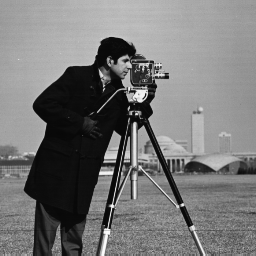
%> input picture labosi/lab-3/2007-08/slike/cameraman.tif, 256 x 256 px
$ octave z322c.m   (GNU Octave 9; MATLAB toolbox functions it lacks are replaced by stand-ins)
%> lines starting %> are read from the running program, lines starting %| are printed output that depends on the picture; in (x1, y1, x2, y2) boxes, pixels count from 0 and x2, y2 are one past the last pixel; in counts of white or black regions, pixels touching at a corner belong together; the program's own positions count from 1
img = imread('cameraman.tif');
%> img is the input picture: size 256x256 uint8; min 7, max 253, mean 118.7
img = double(img);
%> img: size 256x256 double
IMG = fft2(img);
IMG = fftshift(IMG);
figure, imagesc(20*log10(abs(IMG)));
%> after `imagesc(20*log10(abs(IMG)))`:
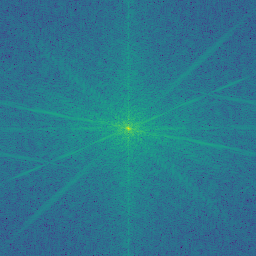
%> displayed picture: size 256x256x3, on the screen's scale of 0 to 255; mean R, G, B 42.6, 119.8, 141.2
figure, imagesc(angle(IMG));
%> after `imagesc(angle(IMG))`:
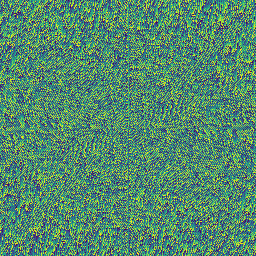
%> displayed picture: size 256x256x3, on the screen's scale of 0 to 255; mean R, G, B 83.4, 137.2, 109.8
A = [cosd(27) -sind(27) 0; sind(27) cosd(27) 0; 0 0 1]
T = maketform('affine', A);
imgT = imtransform(img, T);
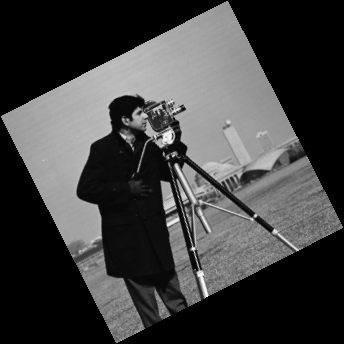
%> imgT: size 344x344 double; min 0, max 250.2, mean 65.1
figure, imshow(img);
figure, imshow(imgT);
%> after `imshow(imgT)`:
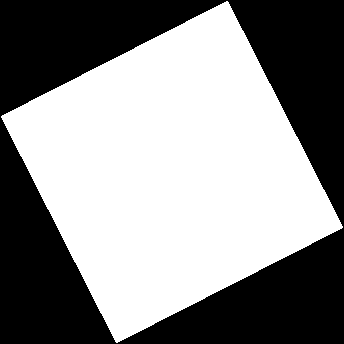
%> displayed picture: size 344x344, on the screen's scale of 0 to 255; 54.9% white; 1 black region, box (x1, y1, x2, y2) and area: (0, 0, 344, 344) 53315
imgT = double(imgT);
IMGT = fft2(imgT);
IMGT = fftshift(IMGT);
figure, imagesc(20*log10(abs(IMGT)));
%> after `imagesc(20*log10(abs(IMGT)))`:
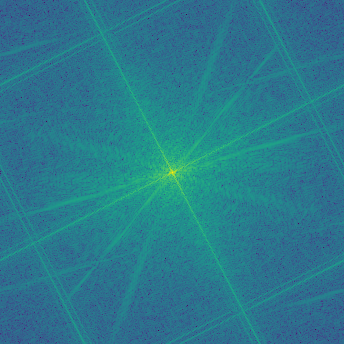
%> displayed picture: size 344x344x3, on the screen's scale of 0 to 255; mean R, G, B 42, 122.1, 141
figure, imagesc(angle(IMGT));
%> after `imagesc(angle(IMGT))`:
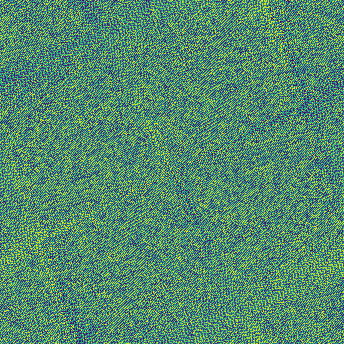
%> displayed picture: size 344x344x3, on the screen's scale of 0 to 255; mean R, G, B 83.3, 137.3, 109.9

$ run again, with labosi/lab-3/2007-08/slike/blood1.tif copied over labosi/lab-3/2007-08/slike/cameraman.tif
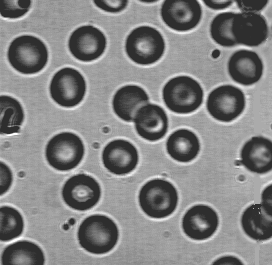
%> input picture labosi/lab-3/2007-08/slike/blood1.tif, 272 x 265 px
%> img is the input picture: size 265x272 uint8; min 46, max 255, mean 129.8
%> img: size 265x272 double
%> `imshow(imgT)`:
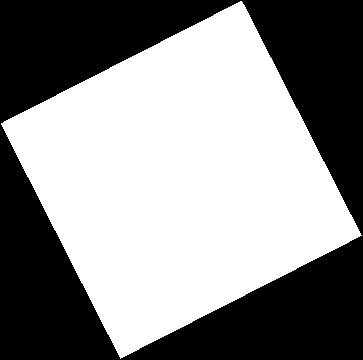
%> displayed picture: size 360x363, on the screen's scale of 0 to 255; 54.7% white; 1 black region, box (x1, y1, x2, y2) and area: (0, 0, 363, 360) 59133
%> `imagesc(angle(IMGT))`:
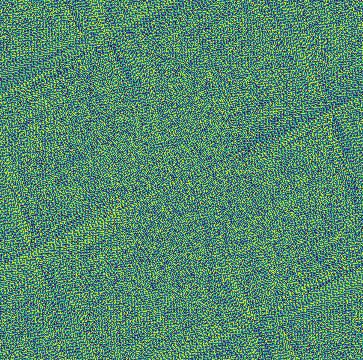
%> displayed picture: size 360x363x3, on the screen's scale of 0 to 255; mean R, G, B 83.3, 137.3, 109.9
